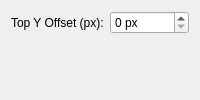
<?xml version="1.0" encoding="UTF-8"?>
<ui version="4.0">
 <class>KWin::YakuakeSnapConfigForm</class>
 <widget class="QWidget" name="KWin::YakuakeSnapConfigForm">
  <layout class="QFormLayout" name="formLayout">
   <item row="0" column="0">
    <widget class="QLabel" name="label_TargetY">
     <property name="text">
      <string>Top Y Offset (px):</string>
     </property>
    </widget>
   </item>
   <item row="0" column="1">
    <widget class="QSpinBox" name="kcfg_TargetY">
     <property name="minimum">
      <number>0</number>
     </property>
     <property name="maximum">
      <number>500</number>
     </property>
     <property name="suffix">
      <string> px</string>
     </property>
    </widget>
   </item>
  </layout>
 </widget>
</ui>
